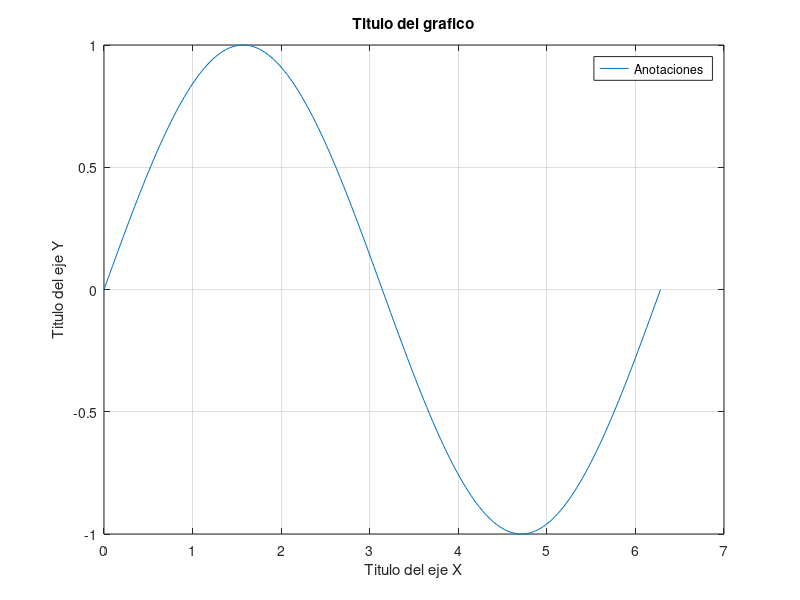

Write MATLAB code to recreate this figure.
%Graficas_Ejemplo1
%Graficamos la funcion de seno
%X = punto inicial : incremento : valor final
x=0: pi/100:2*pi; %Generamos el vector de X
y= sin(x); %Generamos el vector de Y
plot (x,y); %Mandamos a imprimir la grafica con la funcion plot
title('Titulo del grafico')
legend ('Anotaciones ')
grid on %mostramos cuadriculado
xlabel('Titulo del eje X')
ylabel('Titulo del eje Y')

%{
Si se desea graficar m?s de una curva, simplemente
se define antes de la instrucci?n
%}
%{
Y1= sin(x);
Y2= cos(x);
plot (x,Y1,x,Y2)
legend ('sen(x)', 'cos(x)')
%}
